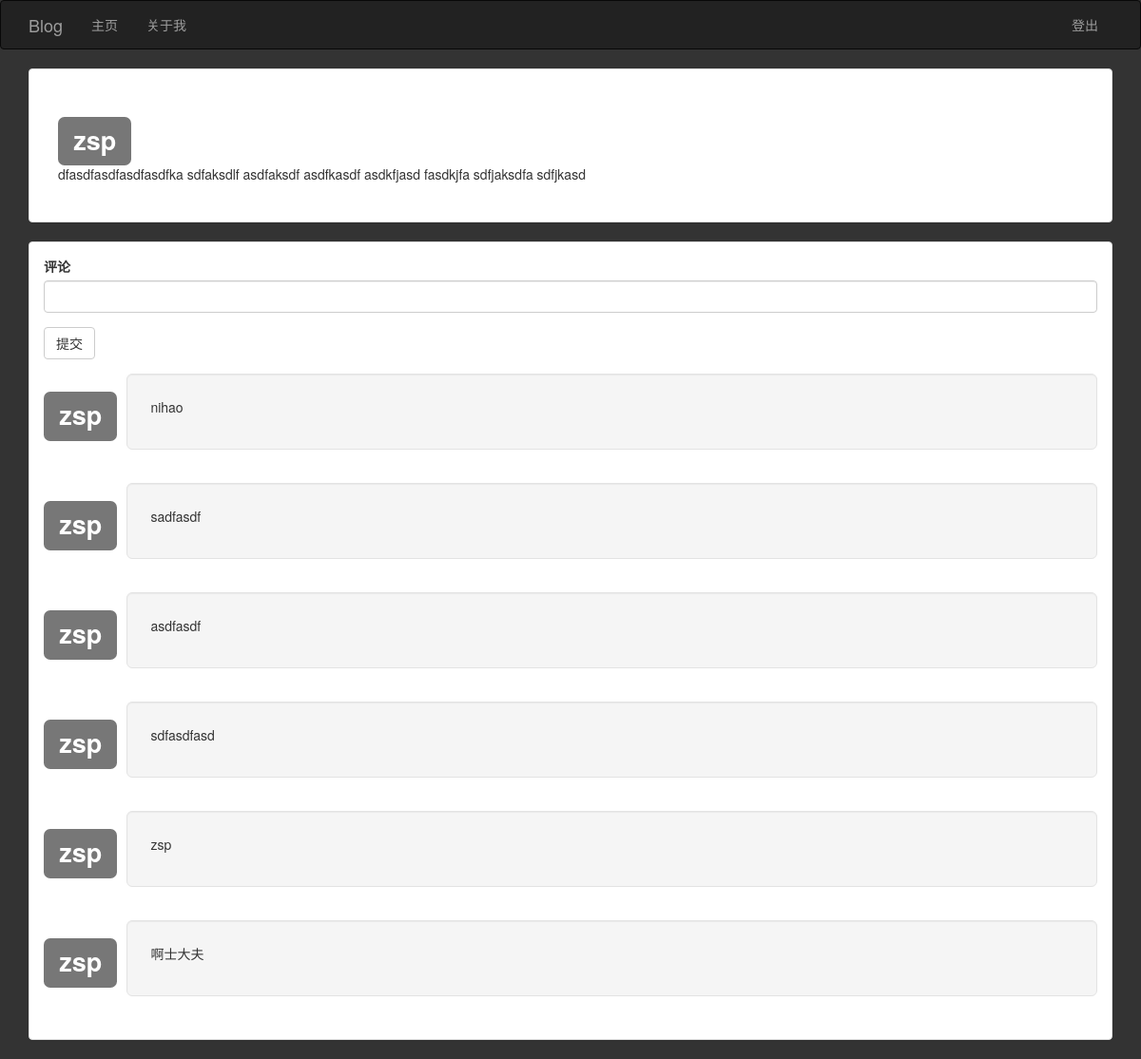
/post/107 (signed in), run on the app's committed database.
### app/models.py (models this page shows, shortened)
class Post(db.Model):
	__tablename__ = 'posts'
	id = db.Column(db.Integer,primary_key=True)
	title = db.Column(db.String(64))
	subtitle = db.Column(db.String(64))
	body = db.Column(db.Text)
	body_html = db.Column(db.Text)
	body_browse = db.Column(db.Text)
	body_browse_html= db.Column(db.Text)
	timestamp = db.Column(db.DateTime,index=True,default=datetime.utcnow)
	author_id = db.Column(db.Integer,db.ForeignKey('users.id'))
	comments = db.relationship('Comment',backref='post',lazy='dynamic')

class User(UserMixin,db.Model):
	__tablename__ = 'users'
	email = db.Column(db.String(64),unique=True,index=True)
	id = db.Column(db.Integer,primary_key=True)
	username = db.Column(db.String(64),unique=True,index=True)
	role_id = db.Column(db.Integer,db.ForeignKey('roles.id'))
	password_hash = db.Column(db.String(128))
	name = db.Column(db.String(64))
	about_me = db.Column(db.Text())
	memeber_since = db.Column(db.DateTime(),default=datetime.utcnow)
	last_seen = db.Column(db.DateTime(),default=datetime.utcnow)
	posts = db.relationship('Post',backref='author',lazy='dynamic')
	comments = db.relationship('Comment',backref='author',lazy='dynamic')
	def ping(self):
		self.last_seen = datetime.utcnow()
		db.session.add(self)
	@property
	def password(self):
		raise AttributeError("password is not a readable attribute!")

class Comment(db.Model):
	__tablename__='comments'
	id = db.Column(db.Integer,primary_key=True)
	body = db.Column(db.Text)
	body_html = db.Column(db.Text)
	timestamp = db.Column(db.DateTime,index=True,default=datetime.utcnow)
	disabled = db.Column(db.Boolean)
	author_id = db.Column(db.Integer,db.ForeignKey('users.id'))
	post_id = db.Column(db.Integer,db.ForeignKey('posts.id'))

### app/main/views.py (the view)
@main.route('/post/<int:id>',methods=['POST','GET'])
def post(id):
	post = Post.query.get_or_404(id)
	form = CommentForm()
	if form.validate_on_submit():
		comment = Comment(body=form.body.data,post=post,author=current_user._get_current_object())
		db.session.add(comment)
		flash('评论成功')
		return redirect(url_for('.post',id=post.id))
	comments=Comment.query.filter_by(post=post)
	return render_template('post.html',posts=[post],form=form,
		comments=comments)

### app/main/forms.py
class CommentForm(FlaskForm):
	body = StringField('评论',validators=[Required()])
	submit = SubmitField('提交')

### app/auth/views.py (called while the page is built)
@auth.before_app_request
def before_request():
	if current_user.is_authenticated:
		current_user.ping()

### app/main/__init__.py (called while the page is built)
@main.app_context_processor
def inject_permissions():
	return dict(Permission=Permission)

### app/models.py (called while the page is built)
@login_manager.user_loader
def load_user(user_id):
	return User.query.get(int(user_id))

### app/templates/post.html
{% extends "base.html" %}
{% import "bootstrap/wtf.html"as wtf %}
{%block head%}
{{super()}}
<link rel="stylesheet" type="text/css" href="{{url_for('static',filename='css/base.css')}}">
{%endblock%}
{% block page_content %}
{%include '_posts.html' %}
{% endblock%}

### app/templates/_posts.html (shortened to what this page needs)
{%for post in posts %}
<div class="panel panel-default">
	<div class="panel-body">
			<div class="panel-body">
		<a href="{{url_for('main.user',username=post.author.username)}}"><h1 class="media-object"><span class="label label-default">{{post.author.username}}</span></h1></a>
		{%if post.body_html%}
			{{post.body_html | safe}}
			{%else%}
			{{post.body}}
		{%endif%}
	</div>
	</div>
</div>
<div class="panel panel-default">
	<div class="panel-body">
		<ul class="media-list">
			<li class="media">
				<div class="media-body">
					{{wtf.quick_form(form)}}
					{% for comment in comments%}
					<div class="media">
						<div class="media-left">
							<h1 class="media-object"><span class="label label-default">{{comment.author.username}}</span></h1>
						</div>
						<div class="media-body">
							<div class="well well-lg">
								<p>{{comment.body_html}}</p>
							</div>
						</div>
					</div>
					{%endfor%}
				</div>
		</li>
	</ul>
</div>
</div>
{%endfor%}

### app/static/css/base.css (style rules this page uses)
body { background-color: #333; }
a { text-decoration:none; color: #000000; }

### data on the page
Post: author.username "zsp", body_html "dfasdfasdfasdfasdfka sdfaksdlf asdfaksdf asdfkasdf asdkfjasd fasdkjfa sdfjaksdfa sdfjkasd"
Comment: author.username "zsp", body_html "nihao"
Comment: author.username "zsp", body_html "sadfasdf"
Comment: author.username "zsp", body_html "asdfasdf"
Comment: author.username "zsp", body_html "sdfasdfasd"
Comment: author.username "zsp", body_html "zsp"
Comment: author.username "zsp", body_html "啊士大夫"
